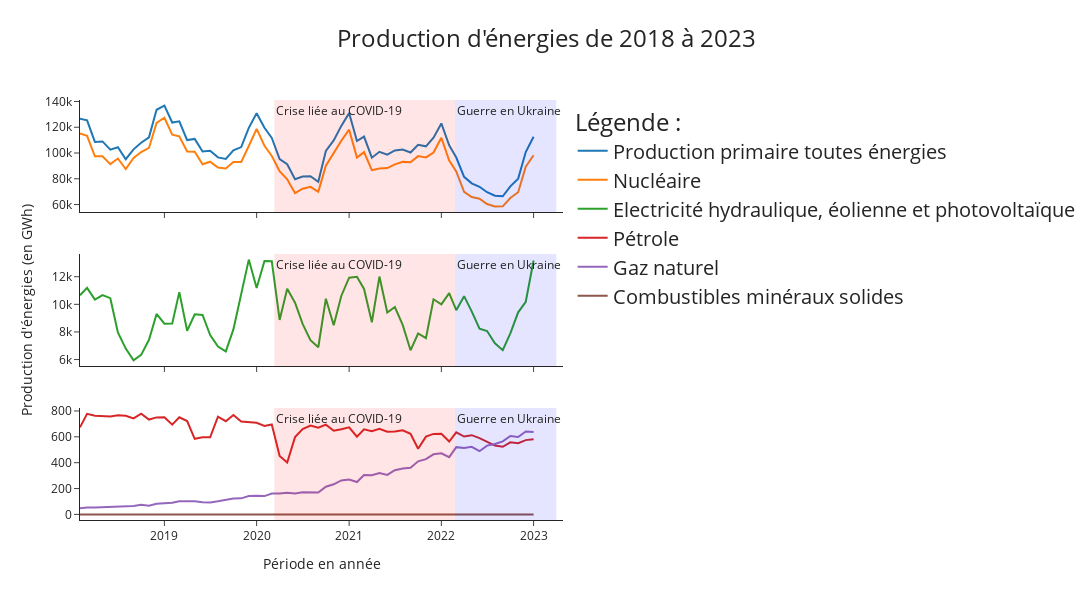

The cell this chart's notebook holds for it:
### Code cell
fig = make_subplots(rows=3, cols=1, shared_xaxes=True)

fig.add_trace(go.Scatter(x=synth_ener.index, y=synth_ener['1. Production primaire toutes énergies (en GWh)'], name='Production primaire toutes énergies'), row=1, col=1)
fig.add_trace(go.Scatter(x=synth_ener.index, y=synth_ener['1.4 Production nucléaire (équivalent primaire à la production, sous forme de chaleur) (en GWh)'], name='Nucléaire'), row=1, col=1)
fig.add_trace(go.Scatter(x=synth_ener.index, y=synth_ener["1.5 Production (brute) d'électricité hydraulique, éolienne et photovoltaïque (en GWh)"], name="Electricité hydraulique, éolienne et photovoltaïque"), row=2, col=1)
fig.add_trace(go.Scatter(x=synth_ener.index, y=synth_ener['1.2 Production de pétrole (en GWh)'], name='Pétrole'), row=3, col=1)
fig.add_trace(go.Scatter(x=synth_ener.index, y=synth_ener['1.3 Production de gaz naturel (extraction de gaz commercialisé) (en GWh)'], name='Gaz naturel'), row=3, col=1)
fig.add_trace(go.Scatter(x=synth_ener.index, y=synth_ener['1.1 Production de combustibles minéraux solides (en GWh)'], name='Combustibles minéraux solides'), row=3, col=1)

fig.update_yaxes(title_text="Production d'énergies (en GWh)", row=2, col=1)
fig.add_vrect(x0='2020-03-11', x1='2022-02-24', line_width=0, fillcolor="red", opacity=0.1, annotation_text='Crise liée au COVID-19', annotation_position='inside top left')
fig.add_vrect(x0='2022-02-24', x1='2023-04-01', line_width=0, fillcolor="blue", opacity=0.1, annotation_text='Guerre en Ukraine', annotation_position='inside top left')

fig.update_layout(title={
        'text': "Production d'énergies de 2018 à 2023",
        'y':0.95,
        'x':0.5,
        'xanchor': 'center',
        'yanchor': 'top'},
        legend_title_text = "Légende :", width=1500, height=600, template='simple_white',legend_font_size=20, title_font_size=24)
fig.update_xaxes(title_text="Période en année", row=3, col=1)



fig.show()
